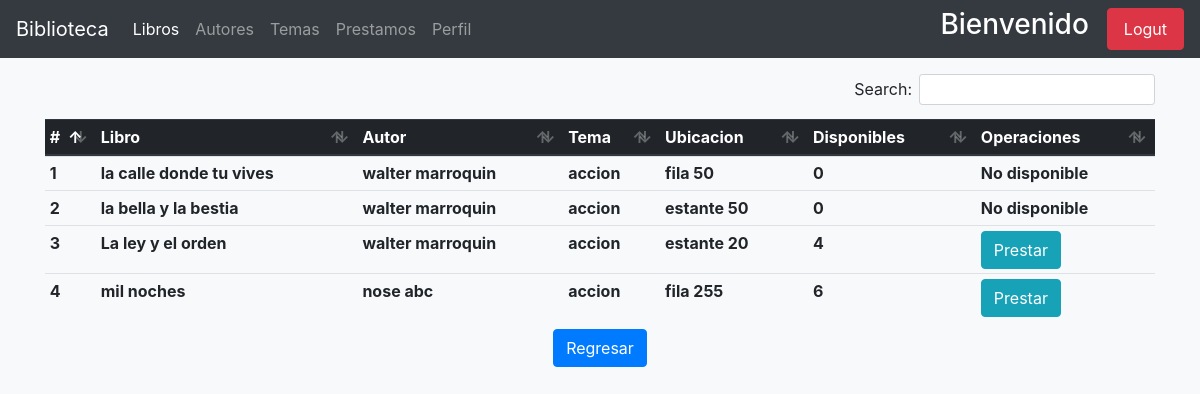
The app's page /temas/libros-temas1/ with its own data.
### apps/libros/models.py (models this page shows, shortened)
class Libros(models.Model):
    titulo = models.CharField(_('titulo'), max_length=150)
    biblioteca = models.ForeignKey(Biblioteca, on_delete=models.PROTECT, null=True)
    autor = models.ForeignKey(Author, on_delete=models.PROTECT)
    tema = models.ForeignKey(Temas, on_delete=models.PROTECT)
    ubicacion = models.CharField(_('ubicacion'), max_length=200)
    disponibles = models.PositiveIntegerField(_('libros disponibles'), validators=[limit], default=1, )
    fecha_registro = models.DateField(_('Fecha de ingreso'), default=datetime.now())
    class Meta:
        ordering = ['id']
        verbose_name_plural = 'Libros'

### apps/autores/models.py (models this page shows, shortened)
class Author(models.Model):
    nombre = models.CharField(_('nombre'), max_length=150)
    apellido = models.CharField(_('apellido'), max_length=150)
    nacionalidad = models.ForeignKey(Pais, on_delete=models.CASCADE)
    genero = models.BooleanField(_('genero'), default=True, choices=[
        (True, 'masculino'),
        (False, 'femenino')
    ])
    nacimiento = models.DateField(_('fecha de nacimiento'))
    fallecimiento = models.DateField(_('fecha de fallecimiento'),null=True, blank=True)
    fecha_registro = models.DateField(_('fecha de registro'), default=datetime.now())
    def __str__(self):
        return f'{self.nombre} {self.apellido}'

### apps/temas/models.py (models this page shows)
class Temas(models.Model):
    tema = models.CharField(_('tema'), max_length=200)
    fecha_ingreso = models.DateField(_('fecha_ingreso'), default=now())
    class Meta:
        verbose_name_plural = 'Temas'
    def __str__(self):
        return self.tema

### apps/temas/views.py (the view)
# urls.py: path('libros-temas<int:pk>/', views.libro_tema, name='libro-tema')
def libro_tema(request, pk):
    books = Libros.objects.filter(tema__id=pk)
    context = {'Libros': books}
    return render(request, 'temas/libros_de_temas.html', context)

### apps/temas/templates/temas/libros_de_temas.html (shortened to what this page needs)
{% extends 'base.html' %}
{% block navbar_items %}
    <li class="nav-item active">
        <a class="nav-link" href="{% url 'book:user_index' %}">Libros <span class="sr-only">(current)</span></a>
    </li>
    <li class="nav-item ">
        <a class="nav-link" href="{% url 'autor:autores-user' %}">Autores </a>
    </li>
    <li class="nav-item ">
        <a class="nav-link" href="{% url 'temas:temas-user' %}">Temas </a>
    </li>
    <li class="nav-item">
        <a class="nav-link" href="{% url 'prestamos:prestamos-list' %}">Prestamos</a>
    </li>
    <li class="nav-item ">
        <a class="nav-link" href="{% url 'usuarios:user-edit' request.user.id %}">Perfil </a>
    </li>
{% endblock %}
{% block content %}
    <div class="container mt-3">
        <div class="table-responsive">
        <table class="table table-hover table-sm" id="table-controller">
            <thead class="thead-dark">
                <tr>
                    <th scope="col" > #  </th>
                    <th scope="col" > Libro </th>
                    <th scope="col" > Autor </th>
                    <th scope="col" > Tema </th>
                    <th scope="col" > Ubicacion </th>
                    <th scope="col" > Disponibles </th>
                    <th scope="col" > Operaciones </th>
                </tr>
            </thead>
            <tbody>
                {% for book in Libros %}
                    <tr>
                        <th scope="col"> {{ forloop.counter }} </th>
                        <th> {{ book.titulo }} </th>
                        <th> {{ book.autor }} </th>
                        <th> {{ book.tema }} </th>
                        <th> {{ book.ubicacion }} </th>
                        <th> {{ book.disponibles }} </th>
                        {% if book.disponibles > 0 %}
                        <th> <a href="{% url 'prestamos:pre-prestamo' book.id %}" class="btn btn-info"> Prestar </a> </th>
                        </tr>
                        {% else %}
                        <th> No disponible </th>
                        </tr>
                        {% endif %}
                {% endfor %}
            </tbody>
        </table>
    </div>
    <center>
        <a href="{% url 'temas:temas-user' %}" class="btn btn-primary"> Regresar </a>
    </center>
    </div>
{% endblock %}

### records on screen
Libros: titulo "la calle donde tu vives", autor "walter marroquin", tema "accion", ubicacion "fila 50", disponibles "0", shows "No disponible"
Libros: titulo "la bella y la bestia", autor "walter marroquin", tema "accion", ubicacion "estante 50", disponibles "0", shows "No disponible"
Libros: titulo "La ley y el orden", autor "walter marroquin", tema "accion", ubicacion "estante 20", disponibles "4", shows "Prestar"
Libros: titulo "mil noches", autor "nose abc", tema "accion", ubicacion "fila 255", disponibles "6", shows "Prestar"
